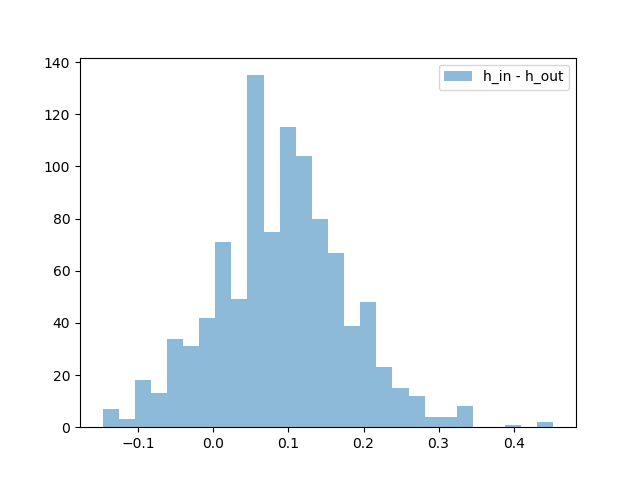

This figure's Python source:
import random
import numpy as np
import pandas as pd
import matplotlib.pyplot as plt

from datetime import datetime

DATASIZE = 20
ITERATION_TIME = 1000
# x = np.random.uniform(0, 1, DATASIZE)

def sign(num):
    if num <= 0:
        return -1.0
    return 1.0

def generate_data():
    random.seed(datetime.now())
    x = np.random.uniform(-1, 1, DATASIZE)
    x.sort()
    y = []
    weighted_random = [-1] * 20 + [1] * 80
    for index, _x in enumerate(x):
        # noise = np.random.choice([1,-1],1,[0.8,0.2])
        noise = random.choice(weighted_random)
        y.append(sign(_x)*noise)
    return x, y

def decision_stump(x,y):
    theta = []
    x.sort()
    for index in range(DATASIZE):
        # median of the range
        if (index - 1 < 0 ):
            theta.append((x[index] - 1)/2)
        else:
            theta.append((x[index] + x[index-1])/2)
    theta.append((x[-1] + 1)/2)
    e_in_best = 1000000
    for _theta in theta:
        error_neg = 0
        error_pos = 0
        for index, _x in enumerate(x):
            h = -1 * sign( _x - _theta)
            if (h != y[index]):
                error_neg += 1

            h = sign(_x - _theta)
            if (h != y[index]):
                error_pos += 1

        if (error_pos < error_neg):
            better_s = 1
            e_in = error_pos / DATASIZE
        else:
            better_s = -1
            e_in = error_neg / DATASIZE

        if (e_in < e_in_best):
            hypothesis_best = (better_s, _theta)
            e_in_best = e_in
    # print(hypothesis_best, hypothesis_best[0], hypothesis_best[1])
    e_out = 0.5 + 0.3*hypothesis_best[0]*(abs(hypothesis_best[1]) - 1)

    return e_out, e_in_best

if __name__ == "__main__":
    estimate = []
    e_ins = []
    e_outs = []
    for _ in range(ITERATION_TIME):
        x, y = generate_data()
        e_out, e_in = decision_stump(x, y)
        e_ins.append(e_in)
        e_outs.append(e_out)
        estimate.append(e_in - e_out)

    print('avergage e_in =  {}'.format(sum(e_ins)/ITERATION_TIME))
    print('avergage e_out =  {}'.format(sum(e_outs)/ITERATION_TIME))

    plt.hist(estimate,bins='auto', alpha=0.5, label='h_in - h_out')
    # plt.hist(periods,bins='auto', alpha=0.5, label='periods')
    plt.legend()
    plt.savefig('./hw2.png')
